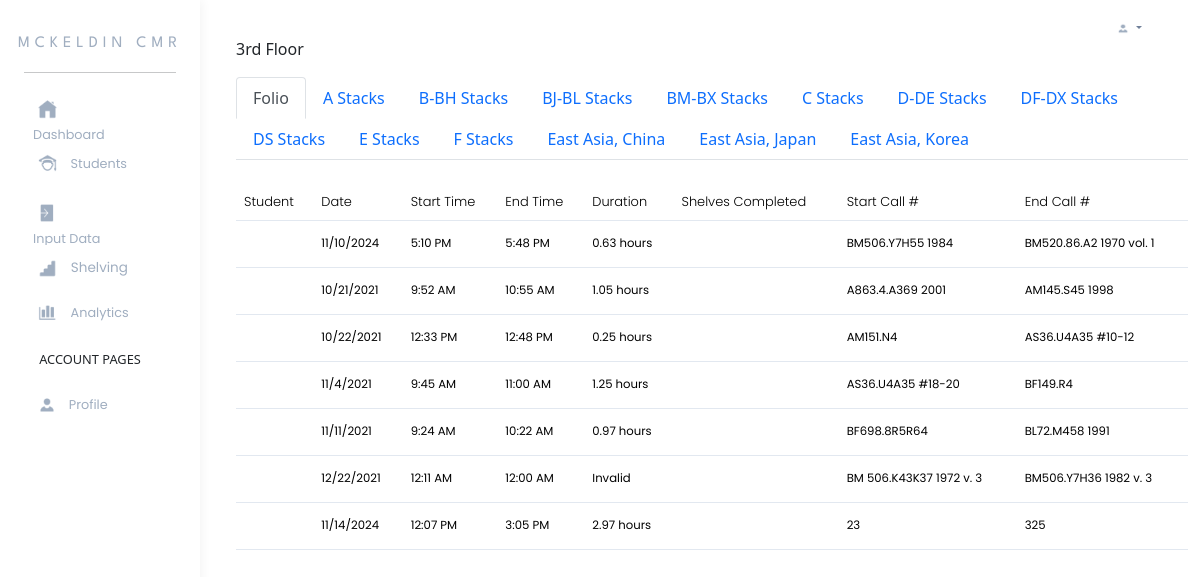
/supervisor-shelving-floor/1.html, run on the app's committed database.
### models.py (models this page shows, shortened)
class Floor(db.Model):
    __tablename__ = 'FLOOR'
    floor_id = db.Column(db.Integer, primary_key=True)
    floor = db.Column(db.VARCHAR(100), nullable=False)

class Collections(db.Model):
    __tablename__ = 'COLLECTIONS'
    collection_id = db.Column(db.CHAR(5), primary_key=True)
    collection = db.Column(db.VARCHAR(20), nullable=False)
    floor_id = db.Column(db.Integer, db.ForeignKey('FLOOR.floor_id'))

class ShelfReading(db.Model):
    __tablename__ = 'SHELF_READING'
    date = db.Column(db.DATE, primary_key=True, nullable=False)
    start_time = db.Column(db.DateTime, primary_key=True, nullable=False)
    end_time = db.Column(db.DateTime, nullable=False)
    duration = db.Column(db.Float, nullable=False)
    shelfreads_completed = db.Column(db.Integer, nullable=False)
    start_call = db.Column(db.VARCHAR(20), nullable=False)
    end_call = db.Column(db.VARCHAR(20), nullable=False)
    student_id = db.Column(db.Integer, db.ForeignKey('STUDENT.student_id'), primary_key=True, nullable=False)
    floor_id = db.Column(db.CHAR(5), db.ForeignKey('FLOOR.floor_id'), nullable=False)
    collection_id = db.Column(db.CHAR(5), db.ForeignKey('COLLECTIONS.collection_id'), nullable=False)
    student = db.relationship('Student', backref='shelf_readings', lazy='joined')
    collection = db.relationship('Collections', backref='shelf_readings', lazy='joined')

### app.py (the view)
@app.route('/supervisor-shelving-floor/<int:floor_id>.html')
def show_floor_shelfreading_data(floor_id):
    floor = Floor.query.get(floor_id)  # Fetch the floor with the given floor_id
    collections = Collections.query.filter_by(floor_id=floor_id).all()
    shelfreadings = ShelfReading.query.filter_by(floor_id=floor_id).join(Student).join(Collections).all()
    return render_template('supervisor-shelving-floor/1.html',
                           collections=collections,
                           shelfreadings=shelfreadings,
                           floor=floor)  # Pass the specific floor object

### template/supervisor-shelving-floor/1.html (shortened to what this page needs)
{% extends 'supervisor-navbar-base.html' %}
{% block child_content %}
<p>{{ floor.floor }}</p>
{% endblock %}
{% block page_content %}
<div class="container">
    <ul class="nav nav-tabs" id="floorTabs" role="tablist">
        {% for collection in collections %}
            <li class="nav-item" role="presentation">
                <a class="nav-link {% if loop.first %}active{% endif %}" id="collection-{{ collection.collection_id }}-tab" data-bs-toggle="tab" href="#collection-{{ collection.collection_id }}" role="tab" aria-controls="collection-{{ collection.collection_id }}" aria-selected="true">
                    {{ collection.collection }}
                </a>
            </li>
        {% endfor %}
    </ul>
    <div class="tab-content" id="floorTabsContent">
        {% for collection in collections %}
            <div class="tab-pane fade {% if loop.first %}show active{% endif %}" id="collection-{{ collection.collection_id }}" role="tabpanel" aria-labelledby="collection-{{ collection.collection_id }}-tab">
                <table class="table mt-4 table-hover mytable">
                    <thead>
                        <tr class="floor_tr">
                            <th scope="col">Student</th>
                            <th class="floor_data" scope="col">Date</th>
                            <th class="floor_data" scope="col">Start Time</th>
                            <th class="floor_data" scope="col">End Time</th>
                            <th class="floor_data" scope="col">Duration</th>
                            <th class="floor_data" scope="col">Shelves Completed</th>
                            <th class="floor_data" scope="col">Start Call #</th>
                            <th class="floor_data" scope="col">End Call #</th>
                        </tr>
                    </thead>
                    <tbody>
                        {% for shelfreading in shelfreadings %}
                            {% if shelfreading.collection_id == collection.collection_id %}
                                <tr class="clickable-row" id="student_overall_view_row" data-href="/admin-student">
                                    <td>{{ shelfreading.student.first_name }} {{ shelfreading.student.last_name }}</td>
                                    <td class="floor_data">
                                        {% set month, day, year = shelfreading.date.strftime('%m/%d/%Y').split('/') %}
                                        {{ month | int }}/{{ day | int }}/{{ year }}
                                    </td>
                                    <td class="floor_data">{{ shelfreading.start_time.strftime('%I:%M %p').lstrip('0') }}</td>
                                    <td class="floor_data">{{ shelfreading.end_time.strftime('%I:%M %p').lstrip('0') }}</td>
                                    <td class="floor_data">
                                        {% set duration = (shelfreading.end_time - shelfreading.start_time).total_seconds() / 3600 %}
                                        {% if duration < 0 %}
                                            Invalid
                                        {% else %}
                                            {{ "%.2f"|format(duration) }} hours
                                        {% endif %}
                                    </td>
                                    <td class="floor_data">{{ shelfreading.shelves_completed }}</td>
                                    <td class="floor_data">{{ shelfreading.start_call }}</td>
                                    <td class="floor_data">{{ shelfreading.end_call }}</td>
                                </tr>
                            {% endif %}
                        {% endfor %}
                    </tbody>
                </table>
            </div>
        {% endfor %}
    </div>
</div>
{% endblock %}

### static/css/supervisor.css (style rules this page uses)
a { color: #A0AEC0; text-decoration: none; vertical-align: middle; }
tbody, td, tfoot, thead, tr { border-style: none; color: #A0AEC0; font-family: 'Poppins'; font-size: 90%; }
th { border: none; color: black; font-weight: 300; }
.mytable>tbody>tr>td { padding-top: 1.5%; padding-bottom: 1.5%; color: black; }
tr#student_overall_view_row { border-top-style: solid; border-top-width: thin; border-top-color: #E2E8F0; border-bottom-style: solid; border-bottom-width: thin; border-bottom-color: #E2E8F0; }

### data on the page
Floor: floor "3rd Floor"
Collections: collection "Folio"
Collections: collection "A Stacks"
Collections: collection "B-BH Stacks"
Collections: collection "BJ-BL Stacks"
Collections: collection "BM-BX Stacks"
Collections: collection "C Stacks"
Collections: collection "D-DE Stacks"
Collections: collection "DF-DX Stacks"
Collections: collection "DS Stacks"
Collections: collection "E Stacks"
Collections: collection "F Stacks"
Collections: collection "East Asia, China"
Collections: collection "East Asia, Japan"
Collections: collection "East Asia, Korea"
ShelfReading: shelfreads_completed "11", day "10", year "2024", start_time "5:10 PM", end_time "5:48 PM", duration "0.63", start_call "BM506.Y7H55 1984", end_call "BM520.86.A2 1970 vol. 1"
ShelfReading: month "10", day "21", year "2021", start_time "9:52 AM", end_time "10:55 AM", duration "1.05", start_call "A863.4.A369 2001", end_call "AM145.S45 1998"
ShelfReading: month "10", day "22", year "2021", start_time "12:33 PM", end_time "12:48 PM", duration "0.25", start_call "AM151.N4", end_call "AS36.U4A35 #10-12"
ShelfReading: month "11", day "4", year "2021", start_time "9:45 AM", end_time "11:00 AM", duration "1.25", start_call "AS36.U4A35 #18-20", end_call "BF149.R4"
ShelfReading: month "11", day "11", year "2021", start_time "9:24 AM", end_time "10:22 AM", duration "0.97", start_call "BF698.8R5R64", end_call "BL72.M458 1991"
ShelfReading: month "12", day "22", year "2021", start_time "12:11 AM", end_time "12:00 AM", shows "Invalid", start_call "BM 506.K43K37 1972 v. 3", end_call "BM506.Y7H36 1982 v. 3"
ShelfReading: month "11", day "14", year "2024", start_time "12:07 PM", end_time "3:05 PM", duration "2.97", start_call "23", end_call "325"
